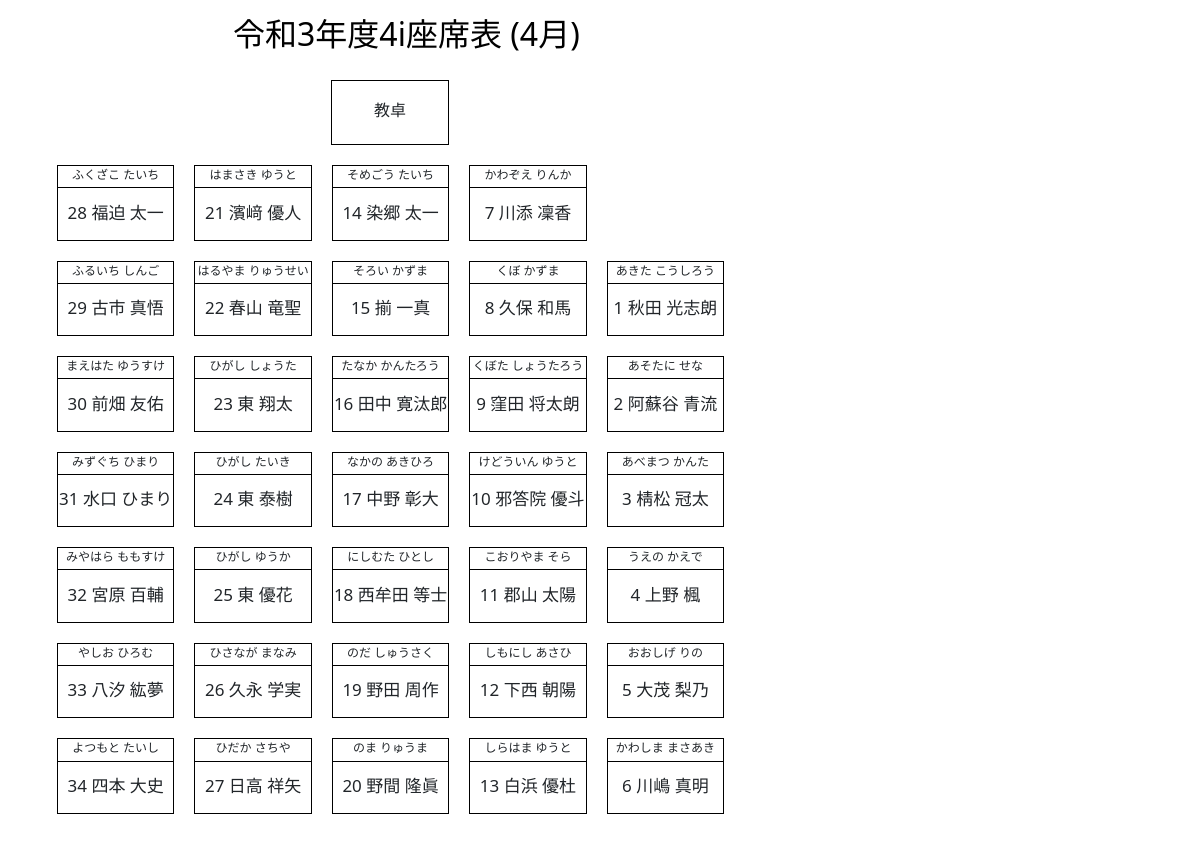
Page /print/3 (signed in) on the committed database.
### four_information/models.py (models this page shows, shortened)
class SeatHistory(models.Model):
    seat_number = models.ForeignKey(
        'SeatManagement',
        verbose_name='座席番号',
        help_text='座席番号．',
        on_delete=models.CASCADE
    )
    h_name = models.ForeignKey(
        'NameManagement',
        verbose_name='名前',
        editable=True,
        help_text='座席履歴．過去の座席履歴の保存．編集禁止！！！！',
        on_delete=models.CASCADE,
        null=True,
        blank=False
    )
    save_date = models.DateTimeField(
        verbose_name='実行日時',
        auto_now_add=False,
    )

class NameManagement(models.Model):
    student_number = models.PositiveIntegerField(
        verbose_name='出席番号',
        primary_key=True,
        editable=True,
        unique=True,
        help_text='出席番号．ユニークな値であること．'
    )
    last_name = models.CharField(verbose_name='苗字', max_length=30)
    first_name = models.CharField(verbose_name='名前', max_length=30)
    rubi = models.CharField(verbose_name='ふりがな', max_length=60)
    active = models.BooleanField(
        verbose_name='有効化',
        default=1,
        help_text='席替えの有効化の設定．チェックをオフにすると席替えで配置されないので注意．'
    )

### four_information/views.py (the view)
# urls.py: path('print/<int:pk>', PrintSeat.as_view(), name='PrintSeat'),
class PrintSeat(LoginRequiredMixin, ListView):
    login_url = '/accounts/login/'
    template_name = 'four_information/print.html'
    model = SeatHistory
    def get_context_data(self, **kwargs):
        context = super().get_context_data(**kwargs)
        context['object_list'] = SeatHistory.objects.filter(save_date__month=self.kwargs['pk'] + 1)
        context['date'] = self.kwargs['pk'] + 1
        return context

### templates/four_information/print.html (shortened to what this page needs)
{% extends 'base.html' %}
{% load static %}
{% block content %}
    <div class="print_page">
        <a href="{% url 'Main' %}" style="color: black; text-decoration: none"><p class="title">令和3年度4i座席表
            ({{ date }}月)</p></a>
        <link rel="stylesheet" href="{% static 'style_print.css' %}">
        <div class="teacher"><p>教卓</p></div>
        <ul>
            <div class="item white">
                <li class="rubi"></li>
                <li></li>
            </div>
            {% for name in object_list %}
                <div class="item">
                    <li class="rubi">{{ name.h_name.rubi }}</li>
                    <li class="name">{{ name.h_name.student_number }} {{ name.h_name.last_name }} {{ name.h_name.first_name }}</li>
                </div>
            {% endfor %}
        </ul>
    </div>
{% endblock %}

### static/style_print.css (style rules this page uses)
.print_page { width: 172mm; height: 251mm; page-break-after: always; margin-left: 7%; }
p { margin: 10px 95% 10px 5%; }
.title { width: 11em; height: 60px; margin: 10px auto; font-size: 2em; }
.teacher { width: 118px; margin: 10px 62% 10px 38%; height: 65px; text-align: center; border: black solid 1px; }
.teacher > p { width: 100%; margin-top: 15%; margin-right: auto; margin-left: auto; }
ul { list-style: none; display: flex; flex-wrap: wrap-reverse; flex-direction: column; height: 200mm; width: 100%; }
.item { width: 19%; height: 10%; margin: 10px; text-align: center; border: black solid 1px; }
.rubi { width: 100%; height: 30%; text-align: center; border-bottom: black solid 1px; font-size: 12px; }
li { width: 100%; height: 3%; text-align: center; font-size: 17px; }
.white>.rubi { border-bottom: none; }
.white { border: none; }
.item > .name { margin-top: 10%; }

### rows in the picture
SeatHistory: h_name.rubi "あきた こうしろう", h_name.student_number "1", h_name.last_name "秋田", h_name.first_name "光志朗"
SeatHistory: h_name.rubi "あそたに せな", h_name.student_number "2", h_name.last_name "阿蘇谷", h_name.first_name "青流"
SeatHistory: h_name.rubi "あべまつ かんた", h_name.student_number "3", h_name.last_name "棈松", h_name.first_name "冠太"
SeatHistory: h_name.rubi "うえの かえで", h_name.student_number "4", h_name.last_name "上野", h_name.first_name "楓"
SeatHistory: h_name.rubi "おおしげ りの", h_name.student_number "5", h_name.last_name "大茂", h_name.first_name "梨乃"
SeatHistory: h_name.rubi "かわしま まさあき", h_name.student_number "6", h_name.last_name "川嶋", h_name.first_name "真明"
SeatHistory: h_name.rubi "かわぞえ りんか", h_name.student_number "7", h_name.last_name "川添", h_name.first_name "凜香"
SeatHistory: h_name.rubi "くぼ かずま", h_name.student_number "8", h_name.last_name "久保", h_name.first_name "和馬"
SeatHistory: h_name.rubi "くぼた しょうたろう", h_name.student_number "9", h_name.last_name "窪田", h_name.first_name "将太朗"
SeatHistory: h_name.rubi "けどういん ゆうと", h_name.student_number "10", h_name.last_name "邪答院", h_name.first_name "優斗"
SeatHistory: h_name.rubi "こおりやま そら", h_name.student_number "11", h_name.last_name "郡山", h_name.first_name "太陽"
SeatHistory: h_name.rubi "しもにし あさひ", h_name.student_number "12", h_name.last_name "下西", h_name.first_name "朝陽"
SeatHistory: h_name.rubi "しらはま ゆうと", h_name.student_number "13", h_name.last_name "白浜", h_name.first_name "優杜"
SeatHistory: h_name.rubi "そめごう たいち", h_name.student_number "14", h_name.last_name "染郷", h_name.first_name "太一"
SeatHistory: h_name.rubi "そろい かずま", h_name.student_number "15", h_name.last_name "揃", h_name.first_name "一真"
SeatHistory: h_name.rubi "たなか かんたろう", h_name.student_number "16", h_name.last_name "田中", h_name.first_name "寛汰郎"
SeatHistory: h_name.rubi "なかの あきひろ", h_name.student_number "17", h_name.last_name "中野", h_name.first_name "彰大"
SeatHistory: h_name.rubi "にしむた ひとし", h_name.student_number "18", h_name.last_name "西牟田", h_name.first_name "等士"
SeatHistory: h_name.rubi "のだ しゅうさく", h_name.student_number "19", h_name.last_name "野田", h_name.first_name "周作"
SeatHistory: h_name.rubi "のま りゅうま", h_name.student_number "20", h_name.last_name "野間", h_name.first_name "隆眞"
SeatHistory: h_name.rubi "はまさき ゆうと", h_name.student_number "21", h_name.last_name "濱﨑", h_name.first_name "優人"
SeatHistory: h_name.rubi "はるやま りゅうせい", h_name.student_number "22", h_name.last_name "春山", h_name.first_name "竜聖"
SeatHistory: h_name.rubi "ひがし しょうた", h_name.student_number "23", h_name.last_name "東", h_name.first_name "翔太"
SeatHistory: h_name.rubi "ひがし たいき", h_name.student_number "24", h_name.last_name "東", h_name.first_name "泰樹"
SeatHistory: h_name.rubi "ひがし ゆうか", h_name.student_number "25", h_name.last_name "東", h_name.first_name "優花"
SeatHistory: h_name.rubi "ひさなが まなみ", h_name.student_number "26", h_name.last_name "久永", h_name.first_name "学実"
SeatHistory: h_name.rubi "ひだか さちや", h_name.student_number "27", h_name.last_name "日高", h_name.first_name "祥矢"
SeatHistory: h_name.rubi "ふくざこ たいち", h_name.student_number "28", h_name.last_name "福迫", h_name.first_name "太一"
SeatHistory: h_name.rubi "ふるいち しんご", h_name.student_number "29", h_name.last_name "古市", h_name.first_name "真悟"
SeatHistory: h_name.rubi "まえはた ゆうすけ", h_name.student_number "30", h_name.last_name "前畑", h_name.first_name "友佑"
SeatHistory: h_name.rubi "みずぐち ひまり", h_name.student_number "31", h_name.last_name "水口", h_name.first_name "ひまり"
SeatHistory: h_name.rubi "みやはら ももすけ", h_name.student_number "32", h_name.last_name "宮原", h_name.first_name "百輔"
SeatHistory: h_name.rubi "やしお ひろむ", h_name.student_number "33", h_name.last_name "八汐", h_name.first_name "紘夢"
SeatHistory: h_name.rubi "よつもと たいし", h_name.student_number "34", h_name.last_name "四本", h_name.first_name "大史"

### other values in the picture
{{ date }} "4"
